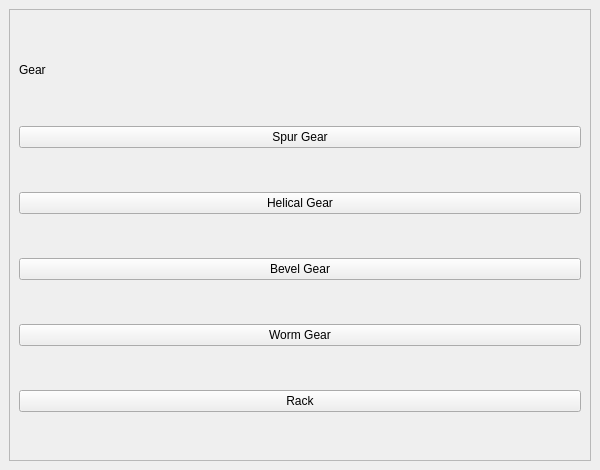
<?xml version="1.0" encoding="UTF-8"?>
<ui version="4.0">
 <class>MainWindow</class>
 <widget class="QMainWindow" name="MainWindow">
  <property name="geometry">
   <rect>
    <x>0</x>
    <y>0</y>
    <width>600</width>
    <height>470</height>
   </rect>
  </property>
  <property name="minimumSize">
   <size>
    <width>600</width>
    <height>470</height>
   </size>
  </property>
  <property name="maximumSize">
   <size>
    <width>600</width>
    <height>470</height>
   </size>
  </property>
  <property name="windowTitle">
   <string>Modules</string>
  </property>
  <widget class="QWidget" name="centralwidget">
   <property name="minimumSize">
    <size>
     <width>600</width>
     <height>470</height>
    </size>
   </property>
   <property name="maximumSize">
    <size>
     <width>600</width>
     <height>470</height>
    </size>
   </property>
   <layout class="QVBoxLayout" name="verticalLayout">
    <item>
     <widget class="QScrollArea" name="scrollArea">
      <property name="widgetResizable">
       <bool>true</bool>
      </property>
      <widget class="QWidget" name="scrollAreaWidgetContents">
       <property name="geometry">
        <rect>
         <x>0</x>
         <y>0</y>
         <width>580</width>
         <height>450</height>
        </rect>
       </property>
       <layout class="QVBoxLayout" name="verticalLayout_2">
        <item>
         <widget class="QLabel" name="gear">
          <property name="maximumSize">
           <size>
            <width>16777215</width>
            <height>25</height>
           </size>
          </property>
          <property name="text">
           <string>Gear</string>
          </property>
         </widget>
        </item>
        <item>
         <widget class="QPushButton" name="spurGear">
          <property name="text">
           <string>Spur Gear</string>
          </property>
         </widget>
        </item>
        <item>
         <widget class="QPushButton" name="helicalGear">
          <property name="text">
           <string>Helical Gear</string>
          </property>
         </widget>
        </item>
        <item>
         <widget class="QPushButton" name="bevelGear">
          <property name="text">
           <string>Bevel Gear</string>
          </property>
         </widget>
        </item>
        <item>
         <widget class="QPushButton" name="wormGear">
          <property name="text">
           <string>Worm Gear</string>
          </property>
         </widget>
        </item>
        <item>
         <widget class="QPushButton" name="rack">
          <property name="text">
           <string>Rack</string>
          </property>
         </widget>
        </item>
       </layout>
      </widget>
     </widget>
    </item>
   </layout>
  </widget>
 </widget>
 <resources/>
 <connections/>
</ui>
